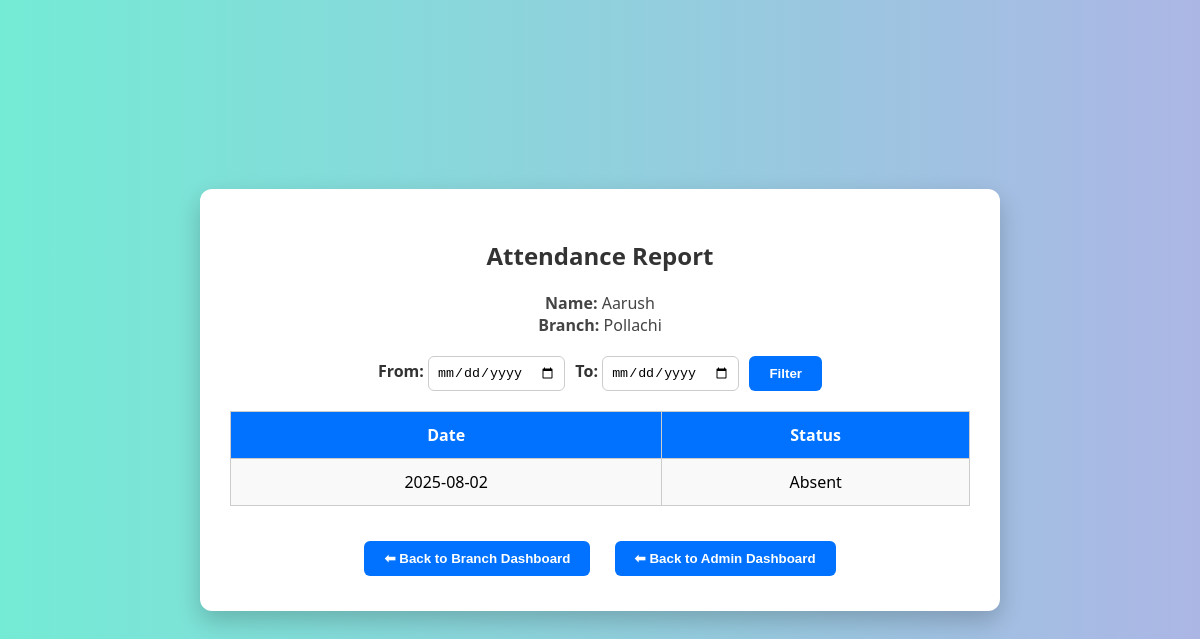
Screenshot of /view_attendance.php?id=18 (signed in) with the database file from the repository.
### tables this page shows
CREATE TABLE `students` (
  `student_id` int(11) NOT NULL,
  `name` varchar(100) NOT NULL,
  `age` int(11) NOT NULL,
  `branch_id` int(11) NOT NULL
);

CREATE TABLE `branches` (
  `branch_id` int(11) NOT NULL,
  `branch_name` varchar(100) NOT NULL
);

CREATE TABLE `attendance` (
  `student_id` int(11) NOT NULL,
  `date` date NOT NULL,
  `status` varchar(10) DEFAULT NULL,
  `guardian_photo` varchar(255) DEFAULT NULL,
  `guardian_relation` varchar(100) DEFAULT NULL
);

### view_attendance.php (the view, shortened to what this page needs)
<?php
include 'db.php';
$student_id = $_GET['id'] ?? '';
$stmt = $conn->prepare("SELECT s.name, s.branch_id, b.branch_name FROM students s JOIN branches b ON s.branch_id = b.branch_id WHERE s.student_id = ?");
$stmt->bind_param("i", $student_id);
$stmt->execute();
$student_result = $stmt->get_result();
$student = $student_result->fetch_assoc();
$from = $_GET['from'] ?? '';
$to = $_GET['to'] ?? '';
$filter_query = "SELECT date, status FROM attendance WHERE student_id = ?";
$params = [$student_id];
$types = "i";
$filter_query .= " ORDER BY date DESC";
$stmt = $conn->prepare($filter_query);
$stmt->bind_param($types, ...$params);
$stmt->execute();
$attendance = $stmt->get_result();
?>
<!DOCTYPE html>
<html lang="en">
<head>
</head>
<body>
  <div class="dashboard">
    <h2>Attendance Report</h2>
    <p>
      <strong>Name:</strong> <?php echo htmlspecialchars($student['name']); ?><br>
      <strong>Branch:</strong> <?php echo htmlspecialchars(ucfirst($student['branch_name'])); ?>
    </p>
    <form method="GET">
      <label>From: <input type="date" name="from" value="<?php echo htmlspecialchars($from); ?>"></label>
      <label>To: <input type="date" name="to" value="<?php echo htmlspecialchars($to); ?>"></label>
      <button type="submit">Filter</button>
    </form>
    <?php if ($attendance->num_rows > 0): ?>
      <table>
        <thead>
          <tr>
            <th>Date</th>
            <th>Status</th>
          </tr>
        </thead>
        <tbody>
          <?php while ($row = $attendance->fetch_assoc()): ?>
            <tr>
              <td data-label="Date"><?php echo htmlspecialchars($row['date']); ?></td>
              <td data-label="Status"><?php echo htmlspecialchars($row['status']); ?></td>
            </tr>
          <?php endwhile; ?>
        </tbody>
      </table>
    <?php else: ?>
      <p style="text-align:center; color:red;">No attendance records found.</p>
    <?php endif; ?>
    <div class="back-links">
      <a href="dashboard_admin.php?branch_id=<?php echo urlencode($student['branch_id']); ?>"><button>⬅ Back to Branch Dashboard</button></a>
      <a href="dashboard_admin.php"><button>⬅ Back to Admin Dashboard</button></a>
    </div>
  </div>
</body>
</html>

### view_attendance.php (style rules this page uses)
* { box-sizing: border-box; }
body { margin: 0; padding: 0; font-family: 'Segoe UI', Tahoma, Geneva, Verdana, sans-serif; background: linear-gradient(to right, #74ebd5, #acb6e5); min-height: 100vh; display: flex; justify-content: center; align-items: center; }
.dashboard { background-color: #fff; padding: 30px; border-radius: 12px; box-shadow: 0 10px 25px rgba(0, 0, 0, 0.2); width: 95%; max-width: 800px; }
h2 { text-align: center; color: #333; }
p { text-align: center; color: #444; }
form { display: flex; flex-wrap: wrap; justify-content: center; gap: 10px; margin: 20px 0; }
label { font-weight: bold; color: #333; }
input[type="date"] { padding: 8px; border-radius: 6px; border: 1px solid #ccc; }
button { padding: 10px 20px; border: none; border-radius: 6px; background-color: #0072ff; color: white; font-weight: bold; cursor: pointer; transition: background-color 0.3s ease; }
table { width: 100%; border-collapse: collapse; margin-top: 20px; }
table, th, td { border: 1px solid #ccc; }
th, td { padding: 12px; text-align: center; }
th { background-color: #0072ff; color: white; }
td { background-color: #f9f9f9; }
.back-links { text-align: center; margin-top: 30px; }
.back-links a { display: inline-block; margin: 5px 10px; text-decoration: none; color: #0072ff; font-weight: bold; }

### rows the page displays
students: name "Aarush", branch.branch_name "Pollachi"
attendance: date "2025-08-02", status "Absent"
